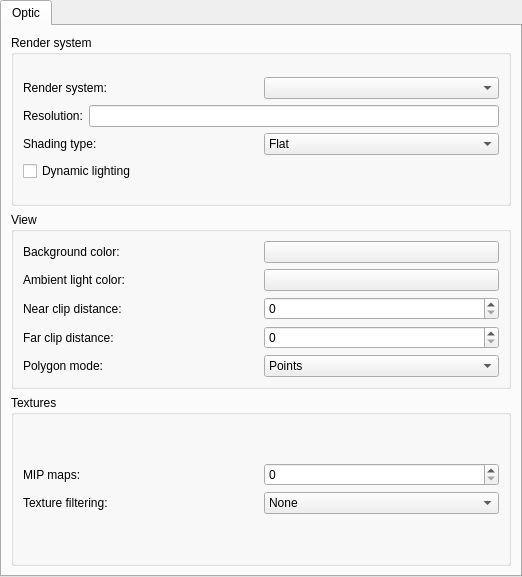
<?xml version="1.0" encoding="UTF-8"?>
<ui version="4.0">
 <author>Tamino Dauth</author>
 <class>SettingsTabWidget</class>
 <widget class="KTabWidget" name="SettingsTabWidget">
  <property name="geometry">
   <rect>
    <x>0</x>
    <y>0</y>
    <width>522</width>
    <height>577</height>
   </rect>
  </property>
  <property name="windowTitle">
   <string>Form</string>
  </property>
  <property name="documentMode">
   <bool>false</bool>
  </property>
  <property name="movable">
   <bool>true</bool>
  </property>
  <widget class="QWidget" name="m_opticTab">
   <attribute name="title">
    <string>Optic</string>
   </attribute>
   <layout class="QGridLayout" name="gridLayout">
    <item row="0" column="0">
     <widget class="QGroupBox" name="groupBox">
      <property name="title">
       <string>Render system</string>
      </property>
      <layout class="QGridLayout" name="gridLayout_4">
       <item row="0" column="0">
        <layout class="QVBoxLayout" name="verticalLayout">
         <item>
          <layout class="QHBoxLayout" name="horizontalLayout">
           <item>
            <widget class="QLabel" name="label">
             <property name="text">
              <string>Render system:</string>
             </property>
            </widget>
           </item>
           <item>
            <widget class="KComboBox" name="m_renderSystemComboBox"/>
           </item>
          </layout>
         </item>
         <item>
          <layout class="QHBoxLayout" name="horizontalLayout_2">
           <item>
            <widget class="QLabel" name="label_2">
             <property name="text">
              <string>Resolution:</string>
             </property>
            </widget>
           </item>
           <item>
            <widget class="KLineEdit" name="m_resolutionLineEdit"/>
           </item>
          </layout>
         </item>
         <item>
          <layout class="QHBoxLayout" name="horizontalLayout_3">
           <item>
            <widget class="QLabel" name="label_5">
             <property name="text">
              <string>Shading type:</string>
             </property>
            </widget>
           </item>
           <item>
            <widget class="KComboBox" name="m_shadingTypeComboBox">
             <item>
              <property name="text">
               <string>Flat</string>
              </property>
             </item>
             <item>
              <property name="text">
               <string>Gouraud</string>
              </property>
             </item>
             <item>
              <property name="text">
               <string>Phong</string>
              </property>
             </item>
            </widget>
           </item>
          </layout>
         </item>
         <item>
          <widget class="QCheckBox" name="m_dynamicLightingCheckBox">
           <property name="text">
            <string>Dynamic lighting</string>
           </property>
          </widget>
         </item>
        </layout>
       </item>
      </layout>
     </widget>
    </item>
    <item row="1" column="0">
     <widget class="QGroupBox" name="groupBox_3">
      <property name="title">
       <string>View</string>
      </property>
      <layout class="QGridLayout" name="gridLayout_3">
       <item row="0" column="0">
        <layout class="QVBoxLayout" name="verticalLayout_2">
         <item>
          <layout class="QHBoxLayout" name="horizontalLayout_7">
           <item>
            <widget class="QLabel" name="label_7">
             <property name="text">
              <string>Background color:</string>
             </property>
            </widget>
           </item>
           <item>
            <widget class="KColorButton" name="m_backgroundColorColorButton"/>
           </item>
          </layout>
         </item>
         <item>
          <layout class="QHBoxLayout" name="horizontalLayout_6">
           <item>
            <widget class="QLabel" name="label_6">
             <property name="text">
              <string>Ambient light color:</string>
             </property>
            </widget>
           </item>
           <item>
            <widget class="KColorButton" name="m_ambientLightColorButton"/>
           </item>
          </layout>
         </item>
         <item>
          <layout class="QHBoxLayout" name="horizontalLayout_8">
           <item>
            <widget class="QLabel" name="label_8">
             <property name="text">
              <string>Near clip distance:</string>
             </property>
            </widget>
           </item>
           <item>
            <widget class="KIntSpinBox" name="m_nearClipDistanceSpinBox">
             <property name="maximum">
              <number>999999999</number>
             </property>
            </widget>
           </item>
          </layout>
         </item>
         <item>
          <layout class="QHBoxLayout" name="horizontalLayout_9">
           <item>
            <widget class="QLabel" name="label_9">
             <property name="text">
              <string>Far clip distance:</string>
             </property>
            </widget>
           </item>
           <item>
            <widget class="KIntSpinBox" name="m_farClipDistanceSpinBox">
             <property name="maximum">
              <number>999999999</number>
             </property>
            </widget>
           </item>
          </layout>
         </item>
         <item>
          <layout class="QHBoxLayout" name="horizontalLayout_10">
           <item>
            <widget class="QLabel" name="label_10">
             <property name="text">
              <string>Polygon mode:</string>
             </property>
            </widget>
           </item>
           <item>
            <widget class="KComboBox" name="m_polygonModeComboBox">
             <item>
              <property name="text">
               <string>Points</string>
              </property>
             </item>
             <item>
              <property name="text">
               <string>Solid</string>
              </property>
             </item>
             <item>
              <property name="text">
               <string>Wireframe</string>
              </property>
             </item>
            </widget>
           </item>
          </layout>
         </item>
        </layout>
       </item>
      </layout>
     </widget>
    </item>
    <item row="2" column="0">
     <widget class="QGroupBox" name="groupBox_2">
      <property name="title">
       <string>Textures</string>
      </property>
      <layout class="QGridLayout" name="gridLayout_5">
       <item row="0" column="0">
        <layout class="QGridLayout" name="gridLayout_2">
         <item row="0" column="0">
          <layout class="QHBoxLayout" name="horizontalLayout_4">
           <item>
            <widget class="QLabel" name="label_3">
             <property name="text">
              <string>MIP maps:</string>
             </property>
            </widget>
           </item>
           <item>
            <widget class="KIntSpinBox" name="m_mipMapsSpinBox">
             <property name="minimum">
              <number>0</number>
             </property>
            </widget>
           </item>
          </layout>
         </item>
         <item row="1" column="0">
          <layout class="QHBoxLayout" name="horizontalLayout_5">
           <item>
            <widget class="QLabel" name="label_4">
             <property name="text">
              <string>Texture filtering:</string>
             </property>
            </widget>
           </item>
           <item>
            <widget class="KComboBox" name="m_textureFilteringComboBox">
             <item>
              <property name="text">
               <string>None</string>
              </property>
             </item>
             <item>
              <property name="text">
               <string>Bilinear</string>
              </property>
             </item>
             <item>
              <property name="text">
               <string>Trilinear</string>
              </property>
             </item>
             <item>
              <property name="text">
               <string>Anisotropic</string>
              </property>
             </item>
            </widget>
           </item>
          </layout>
         </item>
        </layout>
       </item>
      </layout>
     </widget>
    </item>
   </layout>
  </widget>
 </widget>
 <customwidgets>
  <customwidget>
   <class>KIntSpinBox</class>
   <extends>QSpinBox</extends>
   <header>knuminput.h</header>
  </customwidget>
  <customwidget>
   <class>KLineEdit</class>
   <extends>QLineEdit</extends>
   <header>klineedit.h</header>
  </customwidget>
  <customwidget>
   <class>KComboBox</class>
   <extends>QComboBox</extends>
   <header>kcombobox.h</header>
  </customwidget>
  <customwidget>
   <class>KColorButton</class>
   <extends>QPushButton</extends>
   <header>kcolorbutton.h</header>
  </customwidget>
  <customwidget>
   <class>KTabWidget</class>
   <extends>QTabWidget</extends>
   <header>ktabwidget.h</header>
   <container>1</container>
  </customwidget>
 </customwidgets>
 <resources/>
 <connections/>
</ui>
